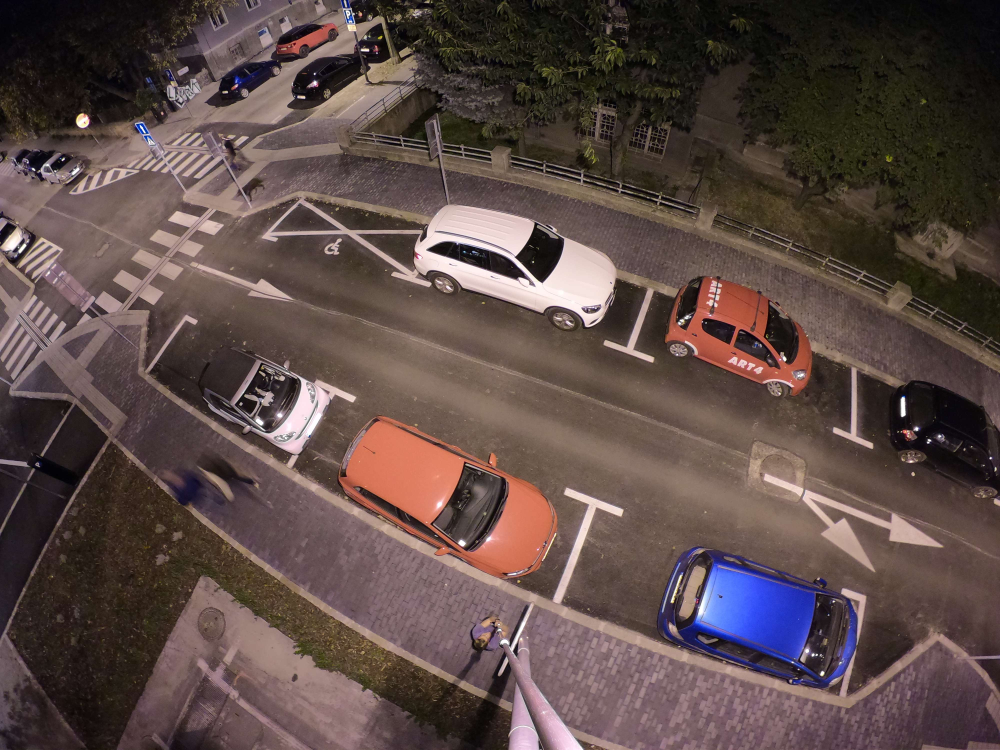
#> input picture data/images/GOPR0025.JPG, 4000 x 3000 px, found by its file name (shown at 1/4 size); its folder holds 4 pictures in this run
$ python visualize_dataset.py
#> lines starting #> are read from the running program, lines starting #| are printed output that depends on the picture
import json

from matplotlib import pyplot as plt, patches

from PIL import Image

with open("./data/train.json", 'r') as f:
#> (reads dataset/data/train.json from the repository)
    anns = json.load(f)

images = anns['images']
annotation = anns['annotations']

for idx in range(0, len(images)):
    print("idx : ", idx)
    # idx = 74
    img = Image.open(f"./data/images/{images[idx]['file_name']}")
#> img is the input picture: PIL image 4000x3000 RGB; mean R, G, B 91.7, 74.2, 70.8
    W, H = img.size
#> W = 4000; H = 3000
    boxes = []
    masks = []
    for ann in annotation:
        if ann['image_id'] == idx:
            boxes.append(ann['bbox'])
            masks.append(ann['segmentation'])

    point = [(2901.4444575, 2774.003024), (1905.6934575, 2326.15235733), (2151.6319575, 1952.277024),
             (3039.4099575, 2306.159024)]

    fig, ax = plt.subplots(figsize=[12, 8])
    # fig.set_size_inches(5, 5)
    ax.imshow(img)
    ax.annotate(images[idx]['file_name'], (W - 350, H - 250))

    for mask, box in zip(masks, boxes):
        x, y, width, height = box[0], box[1], box[2] - box[0], box[3] - box[1]
        mask = mask[0]
        # Draw the bounding box on top of the image
        rect = patches.Rectangle((x, y),
                                 width, height,
                                 linewidth=2,
                                 edgecolor='r',
                                 facecolor='none', rotation_point='center')
        # , angle= -math.degrees(theta))
        ax.add_patch(rect)
        ax.annotate(f"x, y = ({x:.2f},{y:.2f}", (x, y), color='black', weight='bold', fontsize=7)
        # ax.annotate(f"w, h = ({width:.2f},{height:.2f}", (x+width/2, y+height/2), color='black', weight='bold',
        # fontsize=7, ha='center', va='center') Draw the quadrilateral on top of the image
        poly = patches.Polygon([(mask[0], mask[1]), (mask[2], mask[3]),
                                (mask[4], mask[5]), (mask[6], mask[7])], edgecolor='g', linewidth=2, facecolor='none')
        poly2 = patches.Polygon(point, facecolor='none', edgecolor='b', linewidth=2)
        # [6 lines of commented-out code are left out]
    plt.show()
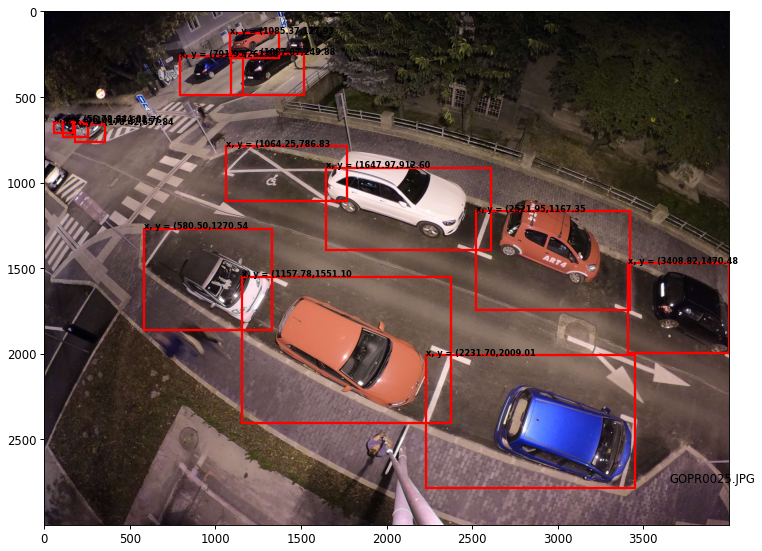
#> figure drawn by matplotlib, 1 panel
#> (the run stopped early here; a loop or call above may not have finished)
